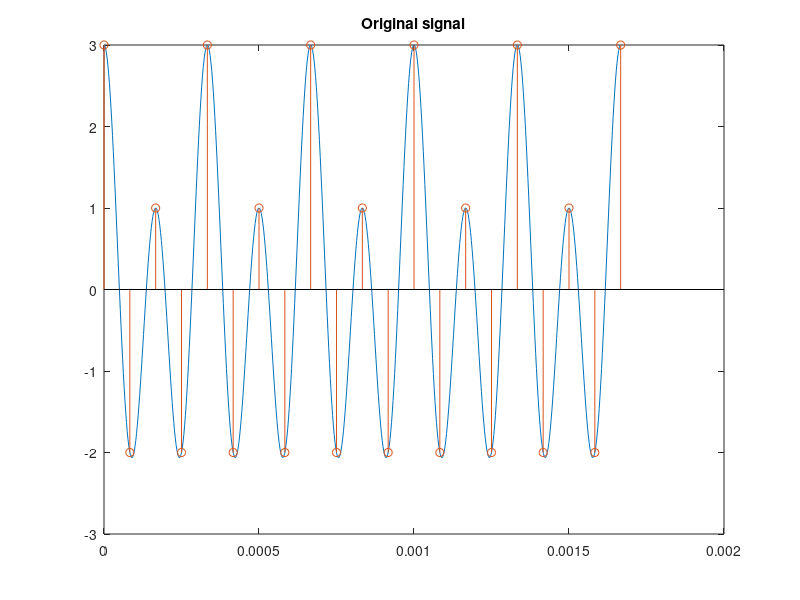
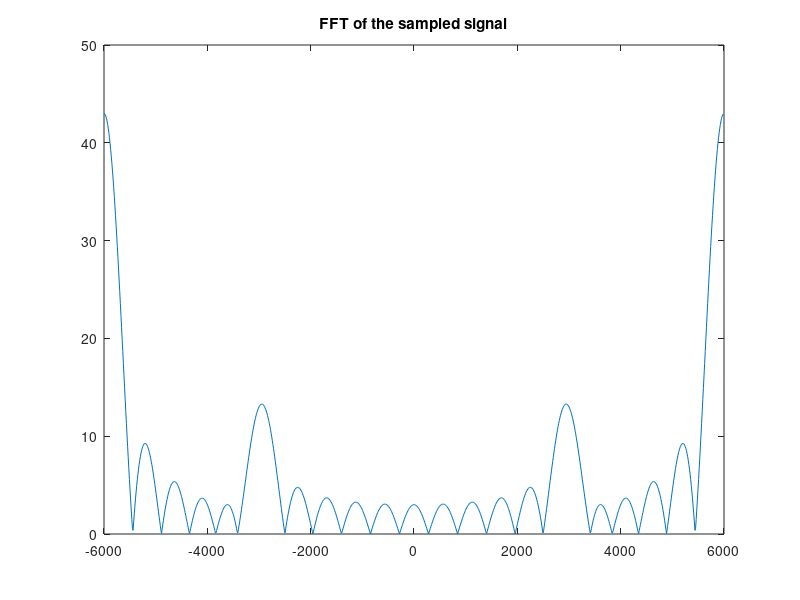
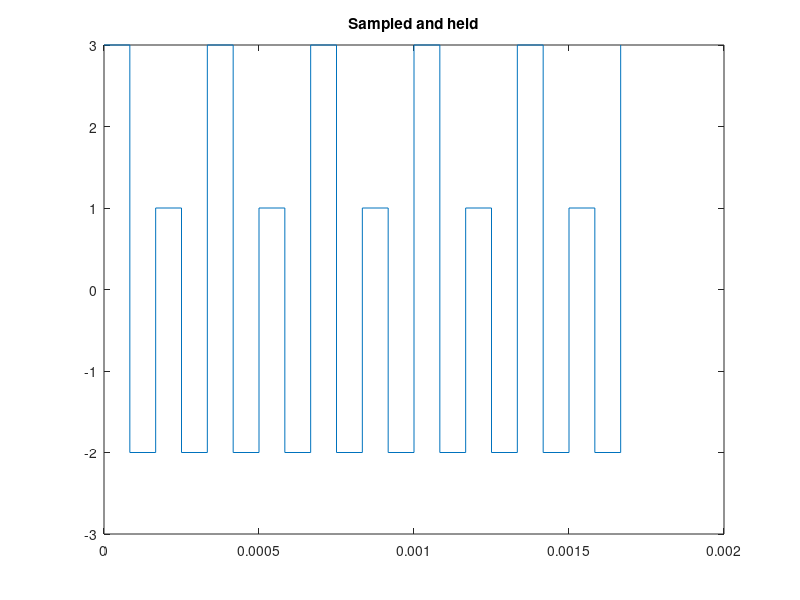
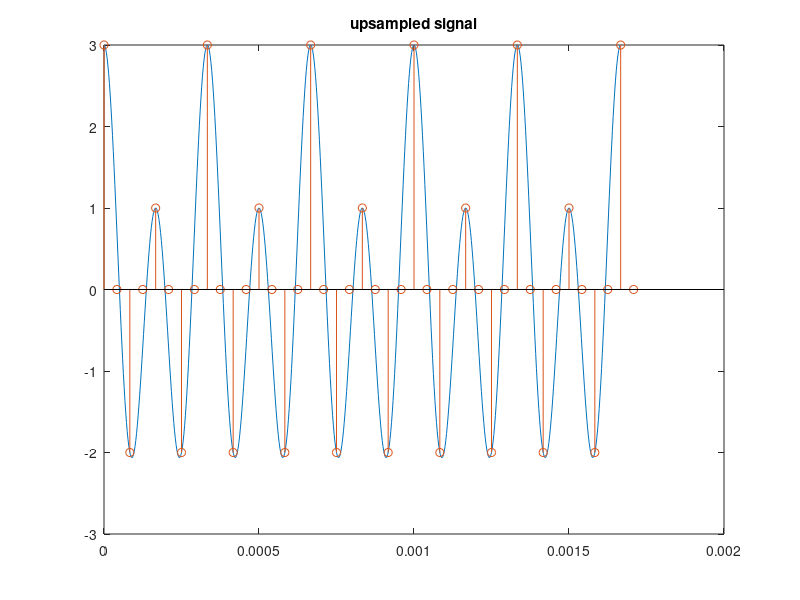

Write the MATLAB code that produced these figures, in order.
clear all;
clc;

fs1=12e3;
fs2=24e3;
f=6e3;
nc=10;
f0=400e3;

t0=0:1/f0:nc/f;
x0=2*cos(2*pi*f*t0)+cos(pi*f*t0);

t=0:1/fs1:nc/f;
x=2*cos(2*pi*f*t)+cos(pi*f*t);

figure(1);

plot(t0,x0);
hold on;
stem(t,x);
title('Original signal');

figure(2);
nfft=1024;
z=fftshift(fft(x,nfft));
fval=fs1*(-nfft/2 : nfft/2-1)/nfft;
%subplot(3,2,3);
plot(fval, abs(z));
title('FFT of the sampled signal');

%% SAMPLE AND HOLD
figure(3);
%subplot(3,2,5);
stairs(t,x);
title('Sampled and held');

%% upsampling
figure(4);
z1=upsample(x,2);
t2=0:1/fs2:(length(z1)-1)/fs2;
%subplot(3,2,2);
plot(t0,x0);
hold on;
stem(t2,z1);
title('upsampled signal');

%% FFT OF THE UPSAMPLED SIGNAL

nfft=1024;
z3=fftshift(fft(z1,nfft));
fval=fs1*(-nfft/2 : nfft/2-1)/nfft;
%subplot(3,2,4);
figure(5);
plot(fval, abs(z3));
title('FFT of the upsampled signal');

%% SAMPLE AND HOLD
figure(6);
%subplot(3,2,6);
stairs(t2,z1);
title('Sampled and held');

%% LOW PASS FILTER 


wn=(2/fs2)*f;
b=fir1(20,wn, 'low', kaiser(21,3));
%fvtool(b,1,'fs',fs2);

figure(7);
c=filter(b,1,z1);
subplot(2,1,1);
plot(c);
title('Signal reconstructed from the upsampled signal');

%% sampled at 24 khz
subplot(2,1,2);
t4=0:1/fs1:nc/f;
x4=2*cos(2*pi*f*t4)+cos(pi*f*t4);
plot(t4,x4);
title('Original signal sampled at 24kHz');


